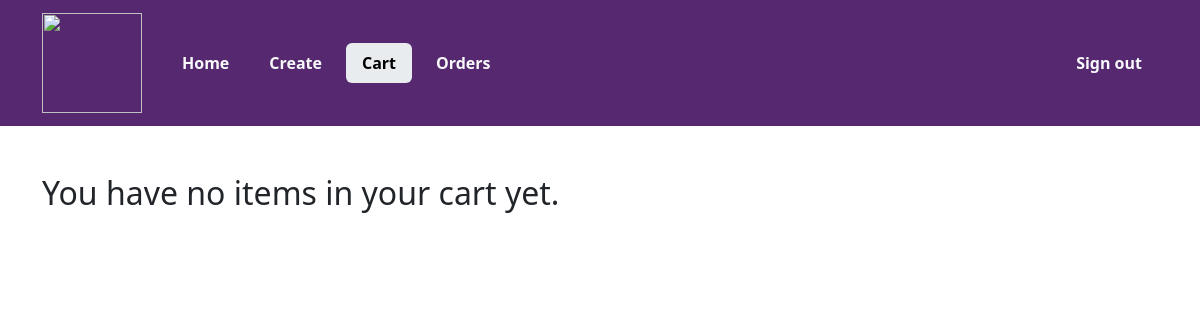
Page /cart/ (signed in) on the earlier database version.
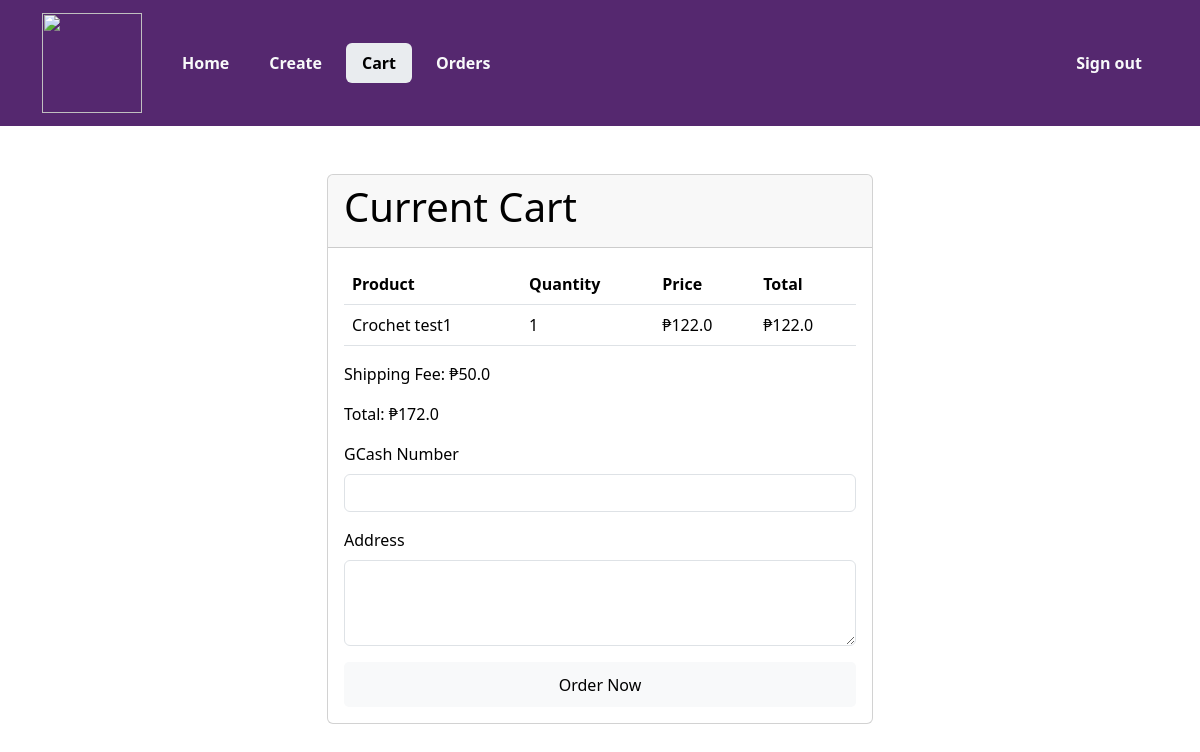
Same page on the later database version.
### main/models.py (models this page shows, shortened)
class CartItem(models.Model):
    order = models.ForeignKey(Cart, on_delete=models.CASCADE)
    product = models.ForeignKey(Product, on_delete=models.CASCADE)
    quantity = models.PositiveIntegerField()
    additional_notes = models.TextField(null=True)

class Product(models.Model):
    CATEGORY_CHOICES = (
        ('Audio', 'Audio'),
        ('Home', 'Home'),
        ('Accessories', 'Accessories'),
    )
    name = models.CharField(max_length=255)
    price = models.FloatField()
    image1 = models.ImageField(upload_to='product_images/', blank=True, null=True)
    image2 = models.ImageField(upload_to='product_images/', blank=True, null=True)
    image3 = models.ImageField(upload_to='product_images/', blank=True, null=True)
    description = models.TextField()
    category = models.CharField(max_length=20, choices=CATEGORY_CHOICES)

class Cart(models.Model):
    user = models.OneToOneField(MyUser, on_delete=models.CASCADE, related_name='cart')
    products = models.ManyToManyField(Product, related_name='carts', through='CartItem')
    created = models.DateField(auto_now_add=True)
    shipping_fee = models.FloatField(null=True)
    total_price = models.FloatField(null=True)

### main/views.py (the view)
# urls.py: path('cart/', views.cart, name='cart'),
@login_required
def cart(request):
    print(request.user)  # Debugging statement
    if request.method == 'POST':
        cart_id = request.POST.get('cart_id')
        gcash_number = request.POST.get('gcash_number')
        shipping_address = request.POST.get('address')
        cart = Cart.objects.get(id=cart_id)
        cart.save()
        order = Order.objects.create(user=request.user, contact_number=gcash_number, shipping_address=shipping_address, total_price=cart.total_price)
        for cart_item in cart.cartitem_set.all():
            OrderItem.objects.create(order=order, product=cart_item.product, quantity=cart_item.quantity, additional_notes=cart_item.additional_notes)
        cart.delete()
        return render(request, 'payment.html')
    else:
        cart_items = CartItem.objects.filter(order__user=request.user)
        if not cart_items:
            has_cart = False
        else:
            has_cart = True
            for item in cart_items:
                item.total = item.product.price * item.quantity
        cart, created = Cart.objects.get_or_create(user=request.user)
        return render(request, 'cart.html', {'cart_items': cart_items, 'cart': cart, 'has_cart': has_cart})

### main/models.py (called while the page is built)
    def __str__(self):
        return self.username

### templates/cart.html (shortened to what the changed rows need)
{% load static %}
<!DOCTYPE html>
<html lang="en">
<head>
    <link rel="stylesheet" href="{% static 'css/bootstrap.css' %}">
</head>
    <body>
{% if has_cart %}
    <div class="container-lg">
        <div class="row justify-content-center mt-5">
            <div class="col-lg-6">
                <div class="card" style="background-color: white; color: black;">
                    <div class="card-header">
                        <h1 class="card-title">Current Cart</h1>
                    </div>
                    <div class="card-body">
                        <table class="table">
                            <thead>
                                <tr>
                                    <th>Product</th>
                                    <th>Quantity</th>
                                    <th>Price</th>
                                    <th>Total</th>
                                </tr>
                            </thead>
                            <tbody>
                                {% for item in cart_items %}
                                <tr>
                                    <td>{{ item.product.name }}</td>
                                    <td>{{ item.quantity }}</td>
                                    <td>₱{{ item.product.price }}</td>
                                    <td>₱{{ item.total }}</td>
                                </tr>
                                {% endfor %}
                            </tbody>
                        </table>
                        <p>Shipping Fee: ₱{{ cart.shipping_fee }}</p>
                        <p>Total: ₱{{ cart.total_price }}</p>
                        <form method="post">
                            <div class="mb-3">
                                <label for="gcash_number" class="form-label">GCash Number</label>
                                <input type="text" class="form-control" id="gcash_number" name="gcash_number" required>
                            </div>
                            <div class="mb-3">
                                <label for="address" class="form-label">Address</label>
                                <textarea class="form-control" id="address" name="address" rows="3" required></textarea>
                            </div>
                            <div class="form-footer">
                                <button type="submit" class="btn btn-light submit w-100">Order Now</button>
                            </div>
                        </form>
                    </div>
                </div>
            </div>
        </div>
    </div>
{% else %}
    <div class="container-lg text-center mt-5 d-flex">
        <h2>You have no items in your cart yet.</h2>
    </div>
{% endif %}
</body>
</html>

Differences in the rows shown:
added CartItem: product.name "Crochet test1", quantity "1", product.price "122.0", total "122.0"
added Cart: shipping_fee "50.0", total_price "172.0"
Other differences:
text no longer shown: "You have no items in your cart yet."
text now shown: "Current Cart Product Quantity Price Total Shipping Fee: ₱ Total: ₱ GCash Number Address Order Now"
